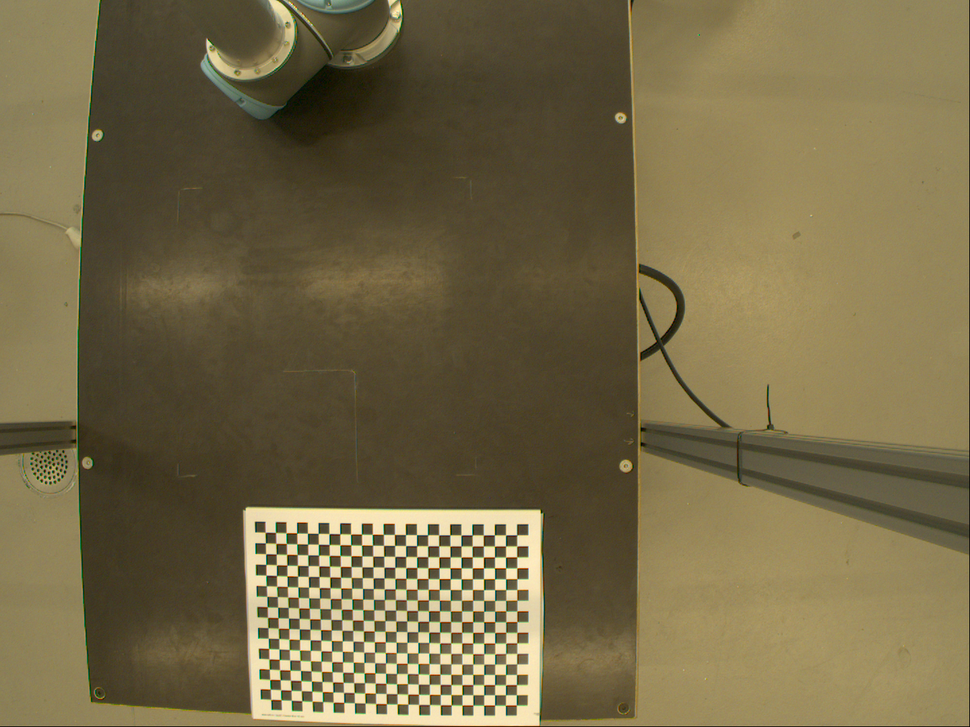
#> input picture HW2/images/img1.png, 970 x 727 px, shrunk from 1440 x 1080 before the run
$ python Q4.py
#> lines starting #> are read from the running program, lines starting #| are printed output that depends on the picture; after the words box and inside, x2 and y2 are one past the last pixel; in counts of white or black regions, pixels touching at a corner belong together
import cv2
import os
import numpy as np

criteria = (cv2.TERM_CRITERIA_EPS + cv2.TERM_CRITERIA_MAX_ITER, 30, 0.001)

corner_count_x = 24
corner_count_y = 17

images_directory = 'images'

def img1to4 (filename):
    return filename == 'img5.png'

def just_img1 (filename):
    return filename != 'img1.png'

def undistort_picture ( images_directory , condition, result_path ):
    objp = np.zeros((1,corner_count_x * corner_count_y , 3) , np.float32)
    objp[0,:,:2] = np.mgrid[0:corner_count_y , 0:corner_count_x].T.reshape(-1,2)

    objpoints = []

    imgpoints = []

    for filename in os.listdir(images_directory):

        if condition(filename) :
            continue

        file_path = os.path.join(images_directory , filename)
        img = cv2.imread(file_path ,1)
        gray = cv2.cvtColor(img , cv2.COLOR_BGR2GRAY)

        corners_found , corners = cv2.findChessboardCorners(img , (corner_count_y,corner_count_x) , None )

        if corners_found :
            improved_corners = cv2.cornerSubPix(gray , corners , (11 , 11), (-1,-1) , criteria )

            objpoints.append(objp)
            imgpoints.append(improved_corners)

            img = cv2.drawChessboardCorners(img , (corner_count_y , corner_count_x) , improved_corners , corners_found)

        else :
            print("Corners were not successfully found in " , filename)

    _, mtx, dist_coeffs, _,_ = cv2.calibrateCamera(objpoints, imgpoints, gray.shape[::-1], None, None)
    print("dist_coeffs respectively k1 , k2 , p1 , p2 , k3:")
    print(dist_coeffs)
    print('\n')

    dirname = os.path.dirname(__file__)
    path = os.path.join(dirname , 'images/img5.png' )

    img = cv2.imread(path)
    h,w = img.shape[:2]
    newCameraMatrix,roi = cv2.getOptimalNewCameraMatrix(mtx,dist_coeffs , (w,h) , 1, (w,h))
    dst = cv2.undistort(img , mtx, dist_coeffs, None, newCameraMatrix)

    x, y, w, h = roi
    dst = dst[y:y+h, x:x+w]
    cv2.imwrite(result_path, dst)

undistort_picture(images_directory , img1to4 , 'calibrate_result_1to4.png' )
#> in undistort_picture, img is the input picture: shape (727, 970, 3); mean B, G, R 71, 104.9, 116.6
#> in undistort_picture, `gray = cv2.cvtColor(img , cv2.COLOR_BGR2GRAY)`:
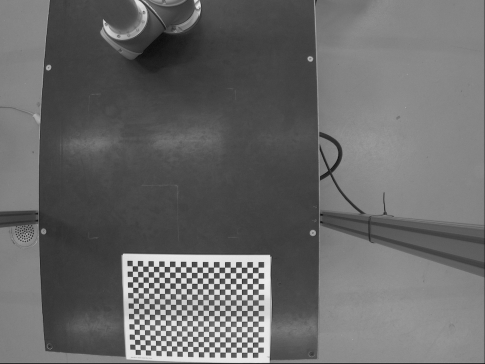
#> gray: shape (727, 970) (shown at 1/2 size); min 5, max 245, mean 104.5
#> in undistort_picture, `corners_found , corners = cv2.findChessboardCorners(img , (corner_coun..`: corners_found = True; corners = 408 rows, first 8: [516.7, 534.8], [516.8, 546], [516.7, 556.7], [516.9, 567.9], [516.9, 578.7], [516.8, 589.6], [516.9, 600.2], [517, 611]
#> in undistort_picture, `improved_corners = cv2.cornerSubPix(gray , corners , (11 , 11), (-1,-1..`: improved_corners = 408 rows, first 8: [510.3, 539.7], [510.6, 551.5], [510.6, 551.5], [510.8, 573.3], [510.8, 573.3], [509.9, 583.4], [510.9, 594.1], [511.6, 616.7]
#> in undistort_picture, `img = cv2.drawChessboardCorners(img , (corner_count_y , corner_count_x..`:
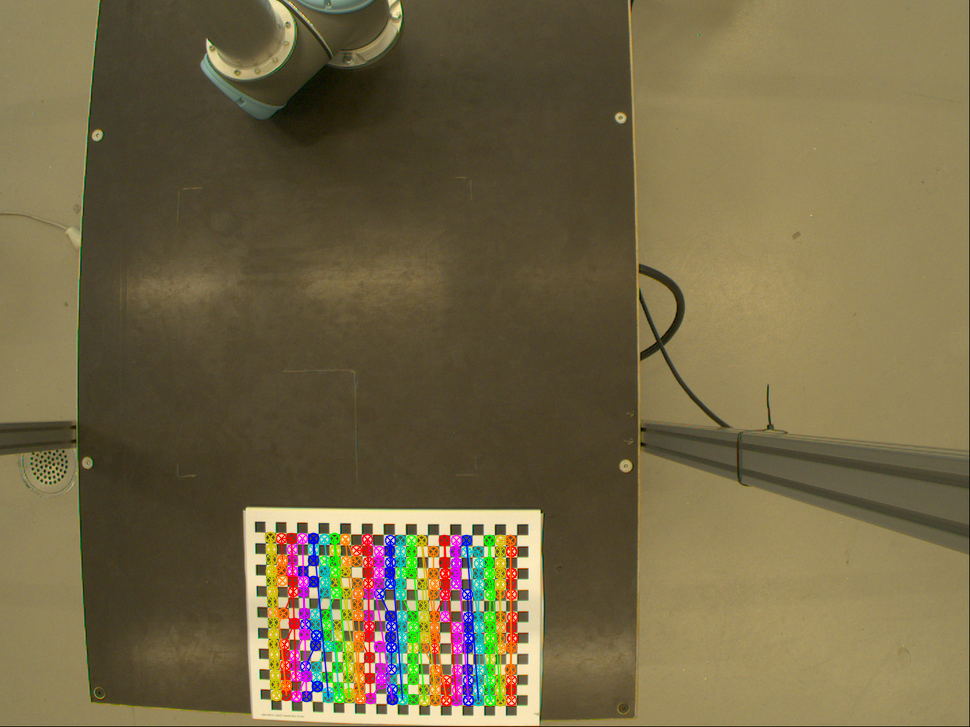
#> img: shape (727, 970, 3); 4.68% of pixels changed, all inside (x1, y1, x2, y2) = (264, 531, 519, 707)
#> pass 2 of the loop in undistort_picture, `for filename in os.listdir(images_directory):`:
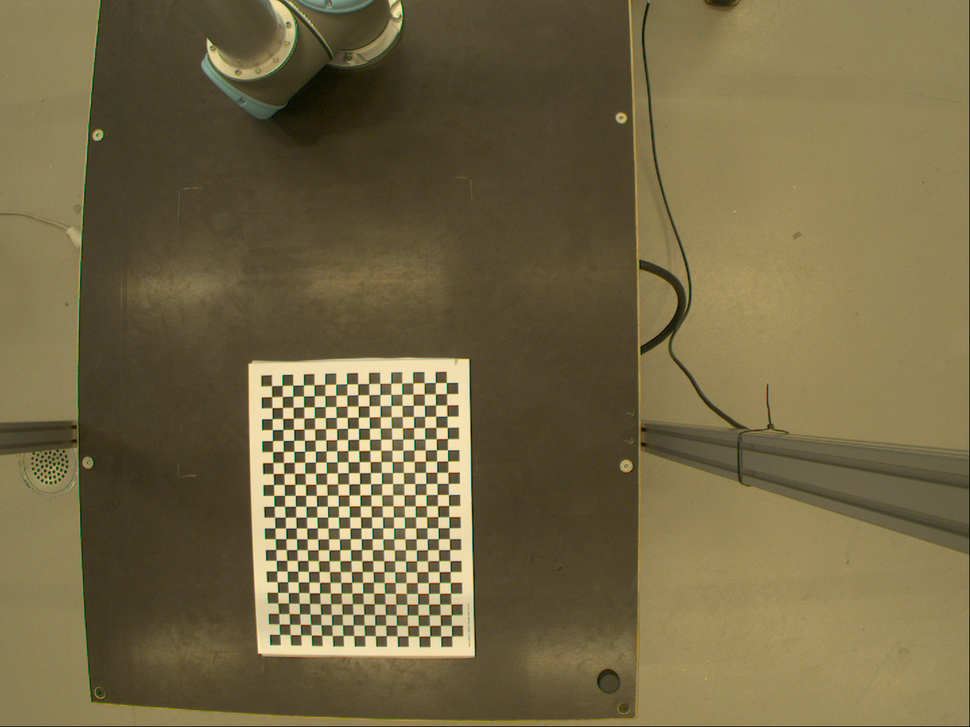
#> input picture HW2/images/img2.png, 970 x 727 px, shrunk from 1440 x 1080 before the run
#> in undistort_picture, img is the input picture: shape (727, 970, 3); mean B, G, R 69.3, 103.9, 116.1
#> in undistort_picture, `gray = cv2.cvtColor(img , cv2.COLOR_BGR2GRAY)`:
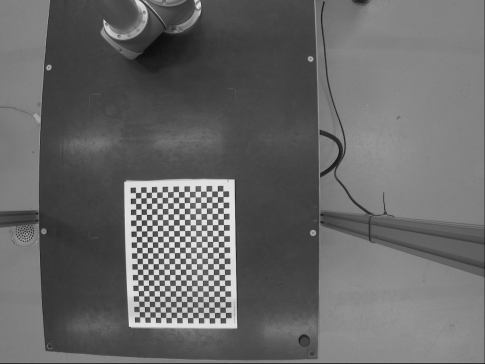
#> gray: shape (727, 970) (shown at 1/2 size); min 6, max 240, mean 103.6
#> corners = 408 rows, first 8: [271.6, 385.7], [282.2, 385.5], [292.7, 385.2], [303.4, 385], [314, 384.7], [324.8, 384.4], [335.8, 384.2], [346.8, 383.9]
#> improved_corners = 408 rows, first 8: [276.4, 391.2], [288.2, 390.6], [297.7, 390.3], [297.7, 390.3], [309.3, 391.2], [318.7, 390.4], [340.9, 389.5], [352.9, 388.9]
#> in undistort_picture, `img = cv2.drawChessboardCorners(img , (corner_count_y , corner_count_x..`:
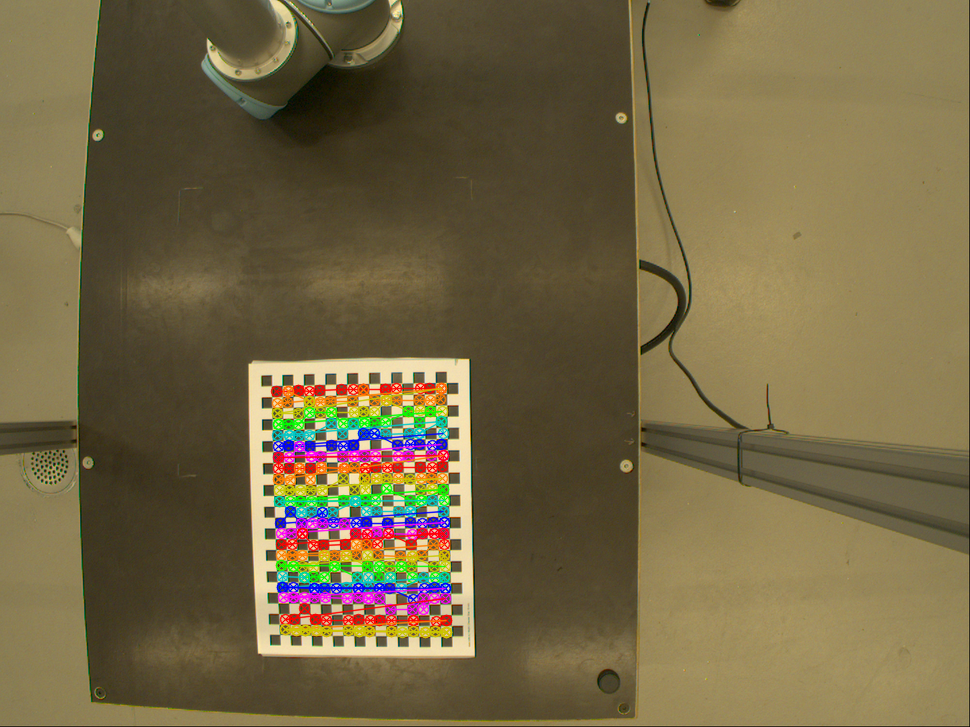
#> img: shape (727, 970, 3); 4.81% of pixels changed, all inside (x1, y1, x2, y2) = (270, 382, 453, 639)
#> pass 3 of the loop in undistort_picture, `for filename in os.listdir(images_directory):`:
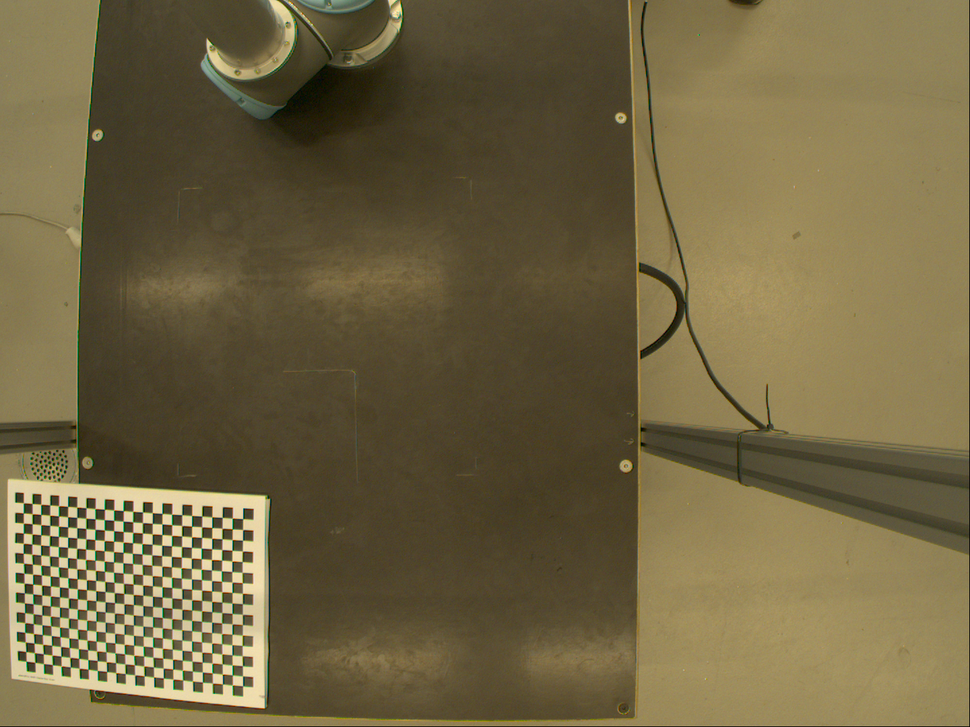
#> input picture HW2/images/img3.png, 970 x 727 px, shrunk from 1440 x 1080 before the run
#> in undistort_picture, img is the input picture: shape (727, 970, 3); mean B, G, R 66.5, 100.3, 112.1
#> in undistort_picture, `gray = cv2.cvtColor(img , cv2.COLOR_BGR2GRAY)`:
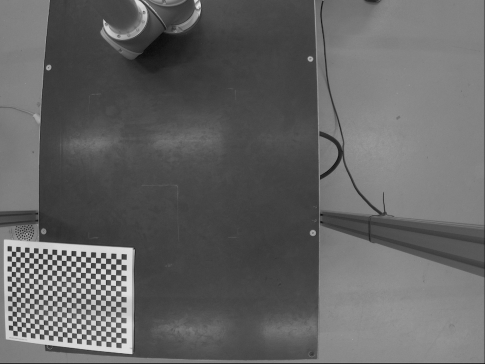
#> gray: shape (727, 970) (shown at 1/2 size); min 4, max 239, mean 100
#> corners = 408 rows, first 8: [242.6, 518.7], [242.7, 529.6], [242.5, 540.2], [242.5, 551.2], [242.2, 561.5], [242.2, 572.4], [242.4, 582.7], [242.5, 593.4]
#> improved_corners = 408 rows, first 8: [237.6, 523.6], [237.5, 534.5], [237, 545.1], [236.7, 555.8], [236.7, 555.8], [236.6, 577.1], [236.6, 577.1], [236.5, 587.1]
#> in undistort_picture, `img = cv2.drawChessboardCorners(img , (corner_count_y , corner_count_x..`:
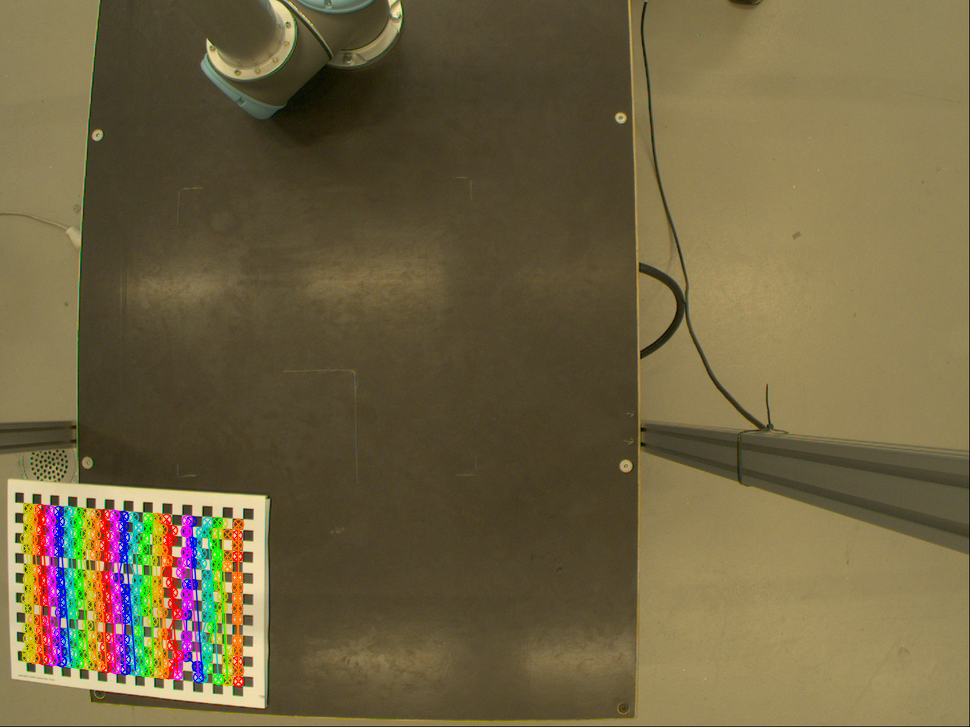
#> img: shape (727, 970, 3); 4.46% of pixels changed, all inside (x1, y1, x2, y2) = (19, 502, 245, 688)
#> the loop made 4 passes; the first 3 are shown
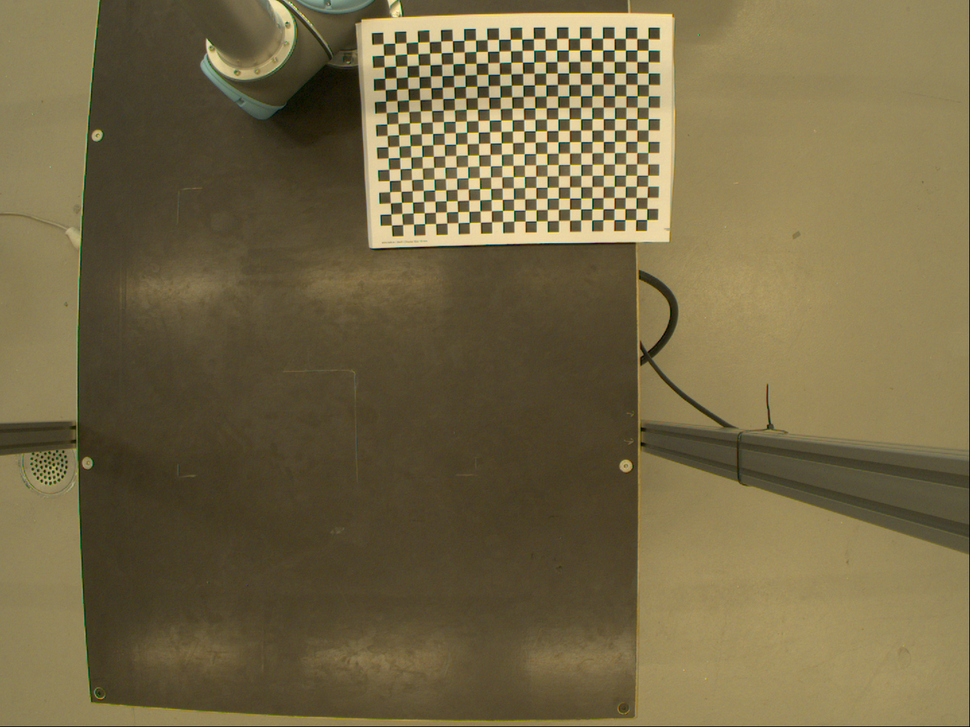
#> input picture HW2/images/img5.png, 970 x 727 px, shrunk from 1440 x 1080 before the run
#> in undistort_picture, img is the input picture: shape (727, 970, 3); mean B, G, R 69.7, 104.2, 116.3
#> in undistort_picture, `dst = cv2.undistort(img , mtx, dist_coeffs, None, newCameraMatrix)`:
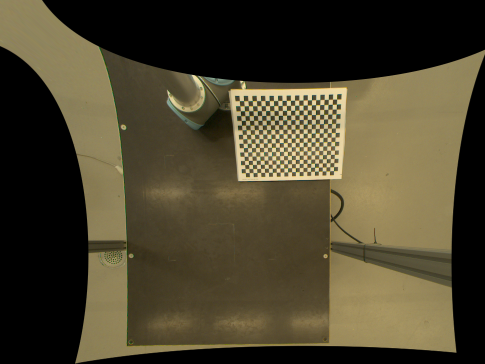
#> dst: shape (727, 970, 3) (shown at 1/2 size); mean B, G, R 45.2, 67.1, 74.6
#> in undistort_picture, `dst = dst[y:y+h, x:x+w]`:
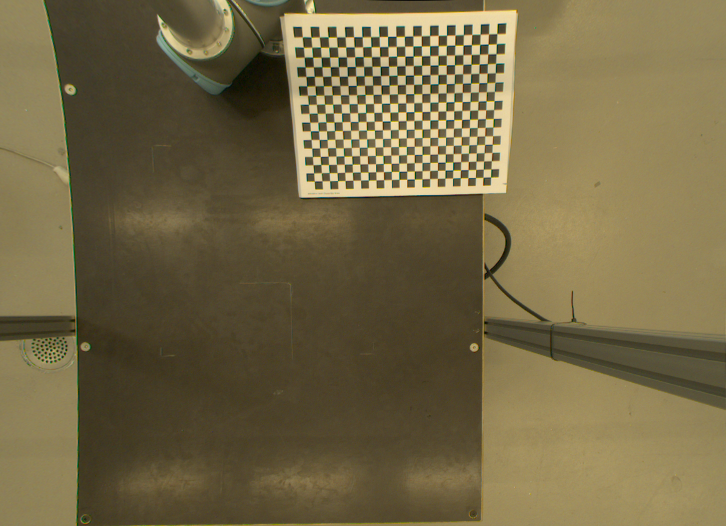
#> dst: shape (526, 726, 3); mean B, G, R 69.8, 104.1, 116.1

undistort_picture(images_directory , just_img1 , 'calibrate_result_img1.png' )
#> call 2 of undistort_picture, with images_directory = 'images', result_path = 'calibrate_result_img1.png'
#> in undistort_picture (call 2), `corners_found , corners = cv2.findChessboardCorners(img , (corner_coun..`: corners = 408 rows, first 8: [516.7, 534.8], [516.8, 546], [516.7, 556.7], [516.9, 567.9], [516.9, 578.7], [516.8, 589.6], [516.9, 600.2], [517, 611]
#> in undistort_picture (call 2), `improved_corners = cv2.cornerSubPix(gray , corners , (11 , 11), (-1,-1..`: improved_corners = 408 rows, first 8: [510.3, 539.7], [510.6, 551.5], [510.6, 551.5], [510.8, 573.3], [510.8, 573.3], [509.9, 583.4], [510.9, 594.1], [511.6, 616.7]
#> pass 2 of the loop in undistort_picture, `for filename in os.listdir(images_directory):`:
#> pass 3 of the loop in undistort_picture, `for filename in os.listdir(images_directory):`:
#> the loop made 4 passes; the first 3 are shown
#> in undistort_picture (call 2), `dst = cv2.undistort(img , mtx, dist_coeffs, None, newCameraMatrix)`:
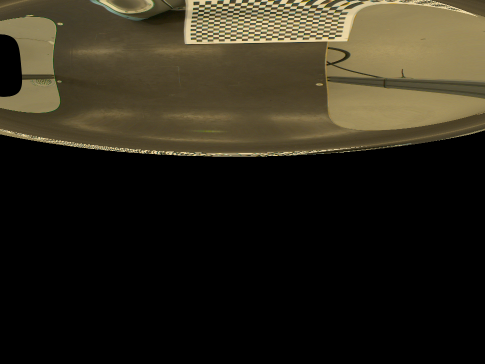
#> dst: shape (727, 970, 3) (shown at 1/2 size); mean B, G, R 26.7, 40, 44.9
#> in undistort_picture (call 2), `dst = dst[y:y+h, x:x+w]`:
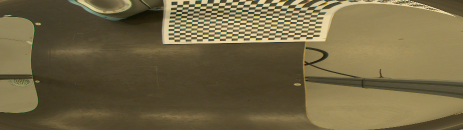
#> dst: shape (260, 925, 3) (shown at 1/2 size); mean B, G, R 67.9, 101.5, 113.7
